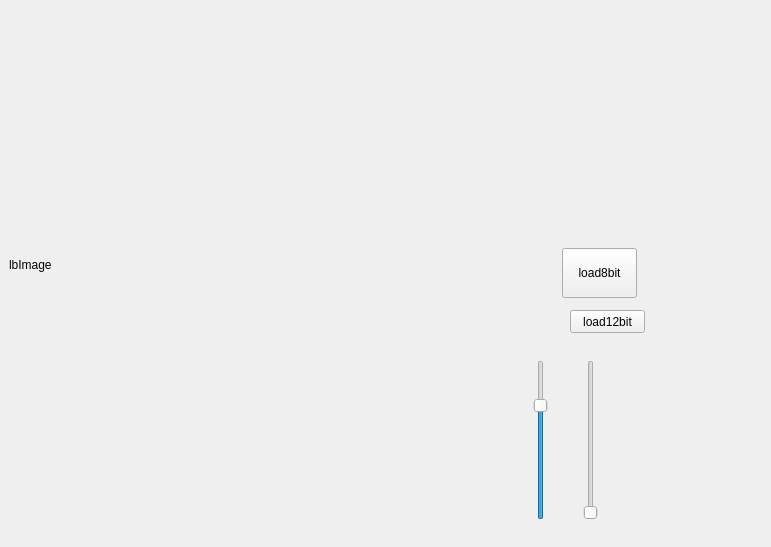
<?xml version="1.0" encoding="UTF-8"?>
<ui version="4.0">
 <class>TestWidget1</class>
 <widget class="QWidget" name="TestWidget1">
  <property name="geometry">
   <rect>
    <x>0</x>
    <y>0</y>
    <width>771</width>
    <height>547</height>
   </rect>
  </property>
  <property name="windowTitle">
   <string>Form</string>
  </property>
  <widget class="QLabel" name="lbImage">
   <property name="enabled">
    <bool>true</bool>
   </property>
   <property name="geometry">
    <rect>
     <x>9</x>
     <y>9</y>
     <width>512</width>
     <height>512</height>
    </rect>
   </property>
   <property name="maximumSize">
    <size>
     <width>547</width>
     <height>16777215</height>
    </size>
   </property>
   <property name="text">
    <string>lbImage</string>
   </property>
  </widget>
  <widget class="QPushButton" name="load8bit">
   <property name="geometry">
    <rect>
     <x>562</x>
     <y>248</y>
     <width>75</width>
     <height>50</height>
    </rect>
   </property>
   <property name="minimumSize">
    <size>
     <width>0</width>
     <height>50</height>
    </size>
   </property>
   <property name="maximumSize">
    <size>
     <width>200</width>
     <height>16777215</height>
    </size>
   </property>
   <property name="text">
    <string>load8bit</string>
   </property>
  </widget>
  <widget class="QPushButton" name="load12bit">
   <property name="geometry">
    <rect>
     <x>570</x>
     <y>310</y>
     <width>75</width>
     <height>23</height>
    </rect>
   </property>
   <property name="text">
    <string>load12bit</string>
   </property>
  </widget>
  <widget class="QSlider" name="widthSlider">
   <property name="geometry">
    <rect>
     <x>580</x>
     <y>360</y>
     <width>22</width>
     <height>160</height>
    </rect>
   </property>
   <property name="minimum">
    <number>1</number>
   </property>
   <property name="maximum">
    <number>4095</number>
   </property>
   <property name="orientation">
    <enum>Qt::Vertical</enum>
   </property>
  </widget>
  <widget class="QSlider" name="startSlider">
   <property name="geometry">
    <rect>
     <x>530</x>
     <y>360</y>
     <width>22</width>
     <height>160</height>
    </rect>
   </property>
   <property name="minimum">
    <number>-1024</number>
   </property>
   <property name="maximum">
    <number>3071</number>
   </property>
   <property name="sliderPosition">
    <number>2000</number>
   </property>
   <property name="orientation">
    <enum>Qt::Vertical</enum>
   </property>
   <property name="tickInterval">
    <number>1</number>
   </property>
  </widget>
 </widget>
 <resources/>
 <connections/>
</ui>
